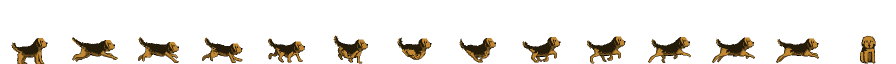
#> input picture shrimp-home-proto/pixel-src/dog-updown/dog-14.png, 1792 x 128 px (shown at 1/2 size)
$ python back_sym.py
#> lines starting #> are read from the running program, lines starting #| are printed output that depends on the picture
### shrimp-home-proto/pixel-src/dog-updown/common.py
from PIL import Image
import os
SRC=os.path.join(os.path.dirname(os.path.abspath(__file__)),'dog-14.png')
PAL={'D':(36,27,11),'T':(195,137,50),'M':(119,84,32),'K':(79,57,22),'B':(22,16,0),'N':(0,0,0),'k':(59,43,17)}
INV={v:k for k,v in PAL.items()}
def load_frame(i):
#> called with i = 13
    im=Image.open(SRC).convert('RGBA')
#> im is the input picture: PIL image 1792x128 RGBA; mean R, G, B, A 10.9, 7.7, 2.9, 29.9
    return im.crop((i*128,0,i*128+128,128))
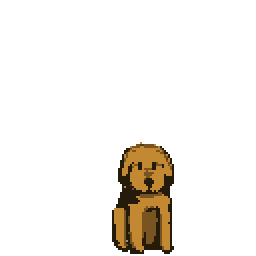
#> returned value: PIL image 128x128 RGBA (shown 2 times larger); mean R, G, B, A 11.3, 8, 3, 22.5; transparent parts drawn white
def to_grid(fr):
    """frame -> dict {(x,y):letter} for opaque pixels (alpha>0), letters by nearest palette"""
    px=fr.load();g={}
    for y in range(fr.size[1]):
        for x in range(fr.size[0]):
            p=px[x,y]
            if p[3]<128:continue
            c=p[:3]
            if c in INV:g[(x,y)]=INV[c]
            else:
                # nearest palette colour
                best=min(PAL.items(),key=lambda kv:sum((a-b)**2 for a,b in zip(kv[1],c)))
                g[(x,y)]=best[0]
#> after the loop, g = 1448 items
    return g
# [7 lines left out: function put, not called in this run]
def render(g,size=(128,128)):
    im=Image.new('RGBA',size,(0,0,0,0));px=im.load()
    for (x,y),ch in g.items():
        if 0<=x<size[0] and 0<=y<size[1]:px[x,y]=PAL[ch]+(255,)
    return im
# [5 lines left out: function dump, not called in this run]
def preview(frames,path,z=6,bg=(200,220,190,255),crop=(40,64,104,128),cols=None):
    cw,ch=crop[2]-crop[0],crop[3]-crop[1]
    cols=cols or len(frames)
    rows=(len(frames)+cols-1)//cols
    sheet=Image.new('RGBA',(cols*cw*z+(cols+1)*4,rows*ch*z+(rows+1)*4),(160,170,150,255))
    for k,f in enumerate(frames):
        c=Image.new('RGBA',(cw,ch),bg);c.alpha_composite(f.crop(crop))
        sheet.paste(c.resize((cw*z,ch*z),Image.NEAREST),(4+(k%cols)*(cw*z+4),4+(k//cols)*(ch*z+4)))
    sheet.save(path)

### shrimp-home-proto/pixel-src/dog-updown/front_sym.py
# Walking toward you, seen a little from above: her face made symmetric (her right half mirrored), the chest
# and front legs the same way, the dark back showing behind the head and the tail up behind it.
import sys,os,math;sys.path.insert(0,os.path.dirname(os.path.abspath(__file__)))
from common import *
sit=to_grid(load_frame(13))
#> sit = 1448 items
CX=147  # mirror: x -> CX - x (the face's middle is between x 73 and 74)
def sym_rows(y0,y1,xmin=74):
#> called with y0 = 71, y1 = 95, xmin = 74
    g={}
    for (x,y),c in sit.items():
        if y0<=y<=y1 and x>=xmin:
            g[(x,y)]=c;g[(CX-x,y)]=c
#> this loop made 1448 passes
#> (x, y, c) on passes 1 to 3: (70, 71, 'T'), (68, 72, 'M'), (69, 72, 'M')
#> after the loop, g = 542 items
    return g
HEAD=sym_rows(71,95)
#> HEAD = 542 items
HEAD.pop((CX-74,71),None);HEAD.pop((74,71),None)   # one tuft, not two
CHEST=sym_rows(96,103)
#> the loop in sym_rows (call 2), `for (x,y),c in sit.items():` made 1448 passes
#> CHEST = 186 items
# front leg: her right front leg (x 78-86), mirrored for the left
def leg_cols():
    rows={}
    for y in range(104,127):
        rows[y]=[sit.get((x,y)) for x in range(78,87)]
#> after the loop, rows = 23 items
    return rows
LEG=leg_cols()
#> LEG = 23 items
# [12 lines left out: functions leg_rows, paste, not called in this run]
TAIL=[
 "...DD...",
 "..DTD...",
 "..DDTD..",
 ".TDDDT..",
 ".DDDDTD.",
 "TDDDDDT.",
 "TDDDDDMT",
 "MDDDDDDT",
 "TDDDDDDM",
 ".TDDDDT.",
 ".MDDDDT.",
 "..DDDD..",
 "..DDDD..",
]
# the back behind the head: a dark rounded hump, a little lighter along the spine
HUMP=[
 ".......DDDDDDDD.......",
 ".....DDKKKKKKKKDD.....",
 "....DKKDDDDDDDDKKD....",
 "...DKDDDDDDDDDDDDKD...",
 "..DKDDDDDDDDDDDDDDKD..",
 "..DDDDDDDDDDDDDDDDDD..",
 ".DDDDDDDDDDDDDDDDDDDD.",
 ".DDDDDDDDDDDDDDDDDDDD.",
 ".DDDDDDDDDDDDDDDDDDDD.",
 "DDDDDDDDDDDDDDDDDDDDDD",
 "DDDDDDDDDDDDDDDDDDDDDD",
 "DDDDDDDDDDDDDDDDDDDDDD",
 "DDDDDDDDDDDDDDDDDDDDDD",
]
# [31 lines left out: function front_frame, not called in this run]
LIFT_A=[0,0,0,0,2,5,4,1];LIFT_B=[2,5,4,1,0,0,0,0];BOB=[0,-1,-1,0,0,-1,-1,0]
WAG=[-3,-2,0,2,3,2,0,-2]
def frames():
    out=[render(front_frame(LIFT_A[k],LIFT_B[k],round(LIFT_B[k]*0.6),round(LIFT_A[k]*0.6),BOB[k],WAG[k])) for k in range(8)]
    return out,render(front_frame(0,0,0,0,0,0))
# [4 lines that do not run on import are left out]

### shrimp-home-proto/pixel-src/dog-updown/back_sym.py
# Walking away, a little from above. Puti: the back of the head, the back and the top of the tail are dark;
# the face, belly and under the tail are yellow.
import sys,os,math;sys.path.insert(0,os.path.dirname(os.path.abspath(__file__)))
from common import *
import front_sym as F
def hsh(x,y,s=0):
    v=math.sin(x*12.9898+y*78.233+s*37.719)*43758.5453
    return v-math.floor(v)
def back_head():
    g={}
    for (x,y),c in F.HEAD.items():g[(x,y)]='D'
    # the ears catch a little light along their length, like the strands she draws in them
    for (x,y) in [(62,85),(62,86),(63,88),(63,89),(62,91),(85,85),(85,86),(84,88),(84,89),(85,91)]:
        if (x,y) in g:g[(x,y)]='K'
    # rounded top of the skull: a soft lighter rim
    for (x,y) in [(70,73),(71,72),(72,72),(75,72),(76,72),(77,73),(68,74),(79,74)]:
        if (x,y) in g:g[(x,y)]='K'
    return g
HEAD=back_head()
BODY=[
# x 54 + i (centred on the head, x 73.5)
# 0         1         2         3
# 0123456789012345678901234567890123456789
 "...........DDDDDDDDDDDDDDDDDD...........",  # 0  the neck, narrower than the ears
 "..........DDDDDDDDDDDDDDDDDDDD..........",  # 1
 ".........DDDDDDDDDDDDDDDDDDDDDD.........",  # 2  shoulders
 "........DDDDDDDDDDDDDDDDDDDDDDDD........",  # 3
 "........DDDDDDDDDDDDDDDDDDDDDDDD........",  # 4  the back
 ".......DDDDDDDDDDDDDDDDDDDDDDDDDD.......",  # 5
 ".......DDDDDDDDDDDDDDDDDDDDDDDDDD.......",  # 6
 "......DDDDDDDDDDDDDDDDDDDDDDDDDDDD......",  # 7
 "......DDDDDDDDDDDDDDDDDDDDDDDDDDDD......",  # 8
 "......DMDDDDDDDDDDDDDDDDDDDDDDDDMD......",  # 9  the rump
 "......DTMDMDDDDDDDDDDDDDDDDDDMDMTD......",  # 10 yellow at the sides
 "......DTTMTMDDDDDDMTTMDDDDDDMTMTTD......",  # 11 and under the tail
 "......DTTTTMMDMDMTTTTTTMDMDMMTTTTD......",  # 12
 "......DTTTTTTMMTTTTTTTTTTMMTTTTTTD......",  # 13 the butt and thighs
 "......DTTTTTTTMTTTTTTTTTTMTTTTTTTD......",  # 14
 "......DTTTTTTTTMTTTTTTTTMTTTTTTTTD......",  # 15
 "......DMTTTTTTTMTTTTTTTTMTTTTTTTMD......",  # 16
 ".......DTTTTTTTMDTTTTTTDMTTTTTTTD.......",  # 17
 ".......DMTTTTTTMD.DDDD.DMTTTTTTMD.......",  # 18
 "........DTTTTTMD........DMTTTTTD........",  # 19
]
BODY_Y=88
LEG_MID_L=["DTTTTMD","DTTTTMD","DTTTMMD","DMTTTMD"]
LEG_PAW_L=["DTTTTMD","DTTTMMD","DMMKKMD","DDDDDDD"]
LEG_MID_R=["DMTTTTD","DMTTTTD","DMMTTTD","DMTTTMD"]
LEG_PAW_R=["DMTTTTD","DMMTTTD","DMKKMMD","DDDDDDD"]
# the tail from behind: the yellow feathering underneath faces you, the dark top shows along its edges and
# where the tip curls over
TAIL=[
 "..DDD...",
 ".DDDDD..",
 ".DDKDDD.",
 "..DTTMD.",
 ".DTTTMD.",
 ".DTTMMD.",
 "DTTTTMMD",
 "DTTMTTMD",
 "DTTTTMMD",
 "DMTTTTMD",
 ".DTTMTMD",
 ".DTTTTD.",
 ".DMTTMD.",
 "..TTTM..",
 "..TTTT..",
]
def paste(g,rows,x0,y0):
    for j,r in enumerate(rows):
        for i,c in enumerate(r):
            if c!='.':g[(x0+i,y0+j)]=c
def back_frame(liftL,liftR,fL,fR,bob,wag,head_dy=-4):
#> called with liftL = 0, liftR = 2, fL = 1, fR = 0, bob = 0, wag = -4, head_dy = -4
    g={}
    top=BODY_Y+19+bob
    for (x,lift) in [(68,fL),(77,fR)]:
        bot=121-lift
        for y in range(top-2,bot-1):
            g[(x,y)]='D';g[(x+1,y)]='M';g[(x+2,y)]='D'
        for i,c in enumerate('DMD'):g[(x+i,bot-1)]=c
        for i,c in enumerate('DDD'):g[(x+i,bot)]=c
    for (x,lift,mid,paw) in [(61,liftL,LEG_MID_L,LEG_PAW_L),(79,liftR,LEG_MID_R,LEG_PAW_R)]:
        bot=126-lift
        n=max(0,bot-top+1-len(paw))
        paste(g,[mid[i%len(mid)] for i in range(n)]+paw,x,top)
    for (x,y),c in HEAD.items():g[(x,y+head_dy+bob)]=c
    paste(g,BODY,54,BODY_Y+bob)
    n=len(TAIL)
    for j,r in enumerate(TAIL):
        k=(n-1-j)/(n-1);dx=round(wag*k*k)
        for i,c in enumerate(r):
            if c!='.':g[(70+i+dx,85+j+bob)]=c
    return g
LIFT_A=F.LIFT_A;LIFT_B=F.LIFT_B;BOB=F.BOB
WAG=[-4,-3,0,3,4,3,0,-3]
def frames():
    out=[render(back_frame(LIFT_A[k],LIFT_B[k],round(LIFT_B[k]*0.6),round(LIFT_A[k]*0.6),BOB[k],WAG[k])) for k in range(8)]
#> in render, `im = Image.new('RGBA', size, (0, 0, 0, 0))`: im: PIL image 128x128 RGBA; every value is 0
#> the loop in render (call 2), `for (x,y),ch in g.items():` made 1280 passes
#> (x, y, ch) on passes 1 to 3: (68, 104, 'T'), (69, 104, 'M'), (70, 104, 'D')
#> out = 8 items
    return out,render(back_frame(0,0,0,0,0,-1))
if __name__=='__main__':
    bf,bs=frames()
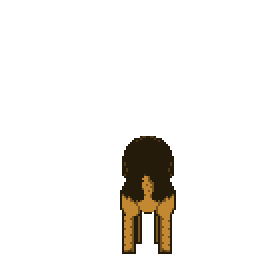
#> bs: PIL image 128x128 RGBA (shown 2 times larger); mean R, G, B, A 6.7, 4.8, 1.8, 20.3; transparent parts drawn white
#> bf = 8 items
    preview([load_frame(0),bs,bf[1],bf[5]],os.path.join(os.path.dirname(os.path.abspath(__file__)),'out','bsym_zoom.png'),z=7,crop=(48,58,96,128))
#> call 2 of load_frame, with i = 0
#> in load_frame (call 2), `return im.crop((i*128,0,i*128+128,128))`:
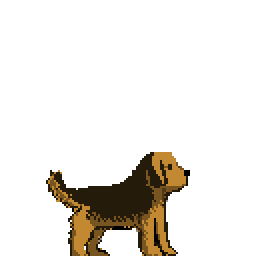
#> returned value: PIL image 128x128 RGBA (shown 2 times larger); mean R, G, B, A 11.9, 8.5, 3.2, 31.9; transparent parts drawn white
#> in preview, `cw,ch=crop[2]-crop[0],crop[3]-crop[1]`: cw = 48; ch = 70
#> in preview, `cols=cols or len(frames)`: cols = 4
#> in preview, `rows=(len(frames)+cols-1)//cols`: rows = 1
#> the loop in preview, `for k,f in enumerate(frames):` made 4 passes
#> after the loop in preview, `for k,f in enumerate(frames):`:
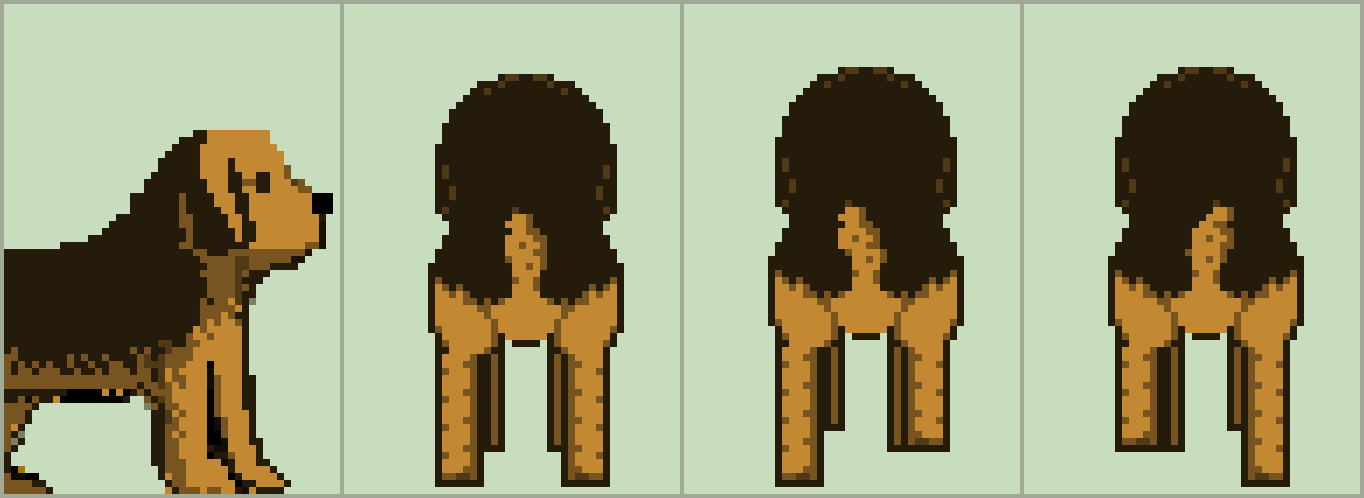
#> sheet: PIL image 1364x498 RGBA; mean R, G, B, A 154.4, 157.1, 124.5, 255
    preview([load_frame(0),load_frame(13)]+bf[:4],os.path.join(os.path.dirname(os.path.abspath(__file__)),'out','bsym_x3.png'),z=3,crop=(30,52,110,128),bg=(106,190,48,255))
#> call 2 of preview, with z = 3, bg = (106, 190, 48, 255), crop = (30, 52, 110, 128)
#> in preview (call 2), `cw,ch=crop[2]-crop[0],crop[3]-crop[1]`: cw = 80; ch = 76
#> in preview (call 2), `cols=cols or len(frames)`: cols = 6
#> in preview (call 2), `sheet=Image.new('RGBA',(cols*cw*z+(cols+1)*4,rows*ch*z+(rows+1)*4),(16..`:
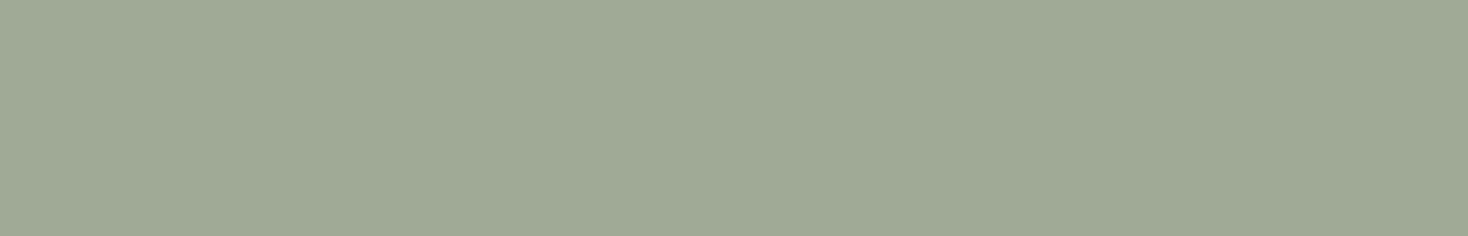
#> sheet: PIL image 1468x236 RGBA; mean R, G, B, A 160, 170, 150, 255
#> the loop in preview (call 2), `for k,f in enumerate(frames):` made 6 passes
#> after the loop in preview (call 2), `for k,f in enumerate(frames):`:
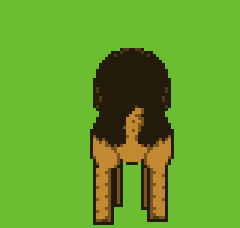
#> c: PIL image 80x76 RGBA (shown 3 times larger); mean R, G, B, A 101.2, 162.3, 42.6, 255
#> after the loop in preview (call 2), `for k,f in enumerate(frames):`:
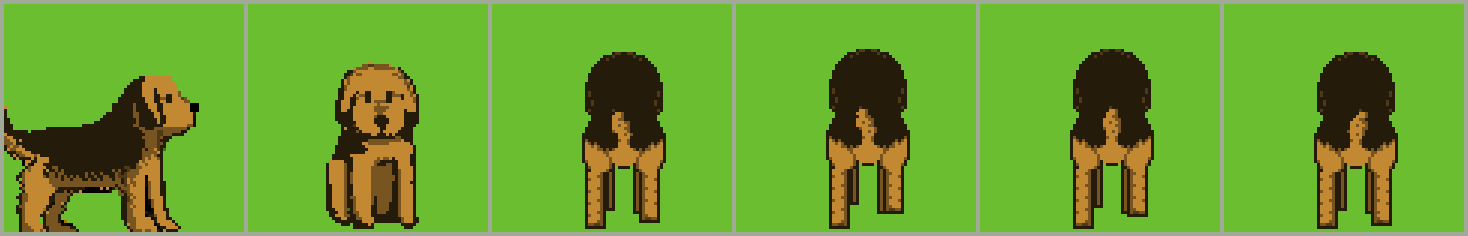
#> sheet: PIL image 1468x236 RGBA; mean R, G, B, A 106, 161.5, 48.2, 255
